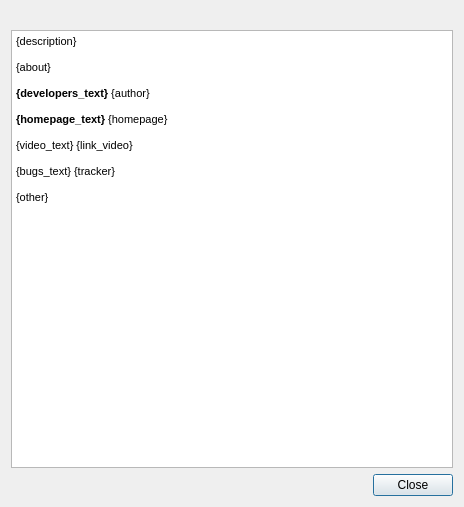
<?xml version="1.0" encoding="UTF-8"?>
<ui version="4.0">
 <class>AboutDialogBase</class>
 <widget class="QDialog" name="AboutDialogBase">
  <property name="geometry">
   <rect>
    <x>0</x>
    <y>0</y>
    <width>464</width>
    <height>507</height>
   </rect>
  </property>
  <property name="windowTitle">
   <string>About {plugin_name}</string>
  </property>
  <layout class="QGridLayout" name="gridLayout" columnstretch="0,0">
   <item row="0" column="0" colspan="2">
    <widget class="QLabel" name="pluginName">
     <property name="text">
      <string>&lt;!DOCTYPE HTML PUBLIC &quot;-//W3C//DTD HTML 4.0//EN&quot; &quot;http://www.w3.org/TR/REC-html40/strict.dtd&quot;&gt;
&lt;html&gt;&lt;head&gt;&lt;meta name=&quot;qrichtext&quot; content=&quot;1&quot; /&gt;&lt;style type=&quot;text/css&quot;&gt;
p, li { white-space: pre-wrap; }
&lt;/style&gt;&lt;/head&gt;&lt;body style=&quot; font-family:'MS Shell Dlg 2'; font-size:8pt; font-weight:400; font-style:normal;&quot;&gt;
&lt;p align=&quot;center&quot; style=&quot;-qt-paragraph-type:empty; margin-top:0px; margin-bottom:0px; margin-left:0px; margin-right:0px; -qt-block-indent:0; text-indent:0px;&quot;&gt;&lt;br /&gt;&lt;/p&gt;&lt;/body&gt;&lt;/html&gt;</string>
     </property>
     <property name="alignment">
      <set>Qt::AlignCenter</set>
     </property>
    </widget>
   </item>
   <item row="1" column="0" colspan="2">
    <widget class="QTextBrowser" name="textBrowser">
     <property name="readOnly">
      <bool>true</bool>
     </property>
     <property name="html">
      <string>&lt;!DOCTYPE HTML PUBLIC &quot;-//W3C//DTD HTML 4.0//EN&quot; &quot;http://www.w3.org/TR/REC-html40/strict.dtd&quot;&gt;
&lt;html&gt;&lt;head&gt;&lt;meta name=&quot;qrichtext&quot; content=&quot;1&quot; /&gt;&lt;style type=&quot;text/css&quot;&gt;
p, li { white-space: pre-wrap; }
&lt;/style&gt;&lt;/head&gt;&lt;body style=&quot; font-family:'MS Shell Dlg 2'; font-size:8.25pt; font-weight:400; font-style:normal;&quot;&gt;
&lt;p style=&quot; margin-top:0px; margin-bottom:0px; margin-left:0px; margin-right:0px; -qt-block-indent:0; text-indent:0px;&quot;&gt;{description}&lt;/p&gt;
&lt;p style=&quot;-qt-paragraph-type:empty; margin-top:0px; margin-bottom:0px; margin-left:0px; margin-right:0px; -qt-block-indent:0; text-indent:0px;&quot;&gt;&lt;br /&gt;&lt;/p&gt;
&lt;p style=&quot; margin-top:0px; margin-bottom:0px; margin-left:0px; margin-right:0px; -qt-block-indent:0; text-indent:0px;&quot;&gt;{about}     &lt;/p&gt;
&lt;p style=&quot; margin-top:0px; margin-bottom:0px; margin-left:0px; margin-right:0px; -qt-block-indent:0; text-indent:0px;&quot;&gt;                &lt;/p&gt;
&lt;p style=&quot; margin-top:0px; margin-bottom:0px; margin-left:0px; margin-right:0px; -qt-block-indent:0; text-indent:0px;&quot;&gt;&lt;span style=&quot; font-weight:600;&quot;&gt;{developers_text}&lt;/span&gt; {author}&lt;/p&gt;
&lt;p style=&quot;-qt-paragraph-type:empty; margin-top:0px; margin-bottom:0px; margin-left:0px; margin-right:0px; -qt-block-indent:0; text-indent:0px;&quot;&gt;&lt;br /&gt;&lt;/p&gt;
&lt;p style=&quot; margin-top:0px; margin-bottom:0px; margin-left:0px; margin-right:0px; -qt-block-indent:0; text-indent:0px;&quot;&gt;&lt;span style=&quot; font-weight:600;&quot;&gt;{homepage_text}&lt;/span&gt; {homepage}&lt;/p&gt;
&lt;p style=&quot;-qt-paragraph-type:empty; margin-top:0px; margin-bottom:0px; margin-left:0px; margin-right:0px; -qt-block-indent:0; text-indent:0px;&quot;&gt;&lt;br /&gt;&lt;/p&gt;
&lt;p style=&quot; margin-top:0px; margin-bottom:0px; margin-left:0px; margin-right:0px; -qt-block-indent:0; text-indent:0px;&quot;&gt;{video_text} {link_video}&lt;/p&gt;
&lt;p style=&quot;-qt-paragraph-type:empty; margin-top:0px; margin-bottom:0px; margin-left:0px; margin-right:0px; -qt-block-indent:0; text-indent:0px;&quot;&gt;&lt;br /&gt;&lt;/p&gt;
&lt;p style=&quot; margin-top:0px; margin-bottom:0px; margin-left:0px; margin-right:0px; -qt-block-indent:0; text-indent:0px;&quot;&gt;{bugs_text} {tracker}&lt;/p&gt;
&lt;p style=&quot;-qt-paragraph-type:empty; margin-top:0px; margin-bottom:0px; margin-left:0px; margin-right:0px; -qt-block-indent:0; text-indent:0px;&quot;&gt;&lt;br /&gt;&lt;/p&gt;
&lt;p style=&quot; margin-top:0px; margin-bottom:0px; margin-left:0px; margin-right:0px; -qt-block-indent:0; text-indent:0px;&quot;&gt;{other}                 &lt;/p&gt;&lt;/body&gt;&lt;/html&gt;</string>
     </property>
     <property name="textInteractionFlags">
      <set>Qt::LinksAccessibleByMouse|Qt::TextSelectableByMouse</set>
     </property>
    </widget>
   </item>
   <item row="2" column="0" colspan="2">
    <widget class="QDialogButtonBox" name="buttonBox">
     <property name="orientation">
      <enum>Qt::Horizontal</enum>
     </property>
     <property name="standardButtons">
      <set>QDialogButtonBox::Close</set>
     </property>
    </widget>
   </item>
  </layout>
 </widget>
 <resources/>
 <connections>
  <connection>
   <sender>buttonBox</sender>
   <signal>rejected()</signal>
   <receiver>AboutDialogBase</receiver>
   <slot>reject()</slot>
   <hints>
    <hint type="sourcelabel">
     <x>316</x>
     <y>260</y>
    </hint>
    <hint type="destinationlabel">
     <x>286</x>
     <y>274</y>
    </hint>
   </hints>
  </connection>
  <connection>
   <sender>buttonBox</sender>
   <signal>accepted()</signal>
   <receiver>AboutDialogBase</receiver>
   <slot>accept()</slot>
   <hints>
    <hint type="sourcelabel">
     <x>248</x>
     <y>254</y>
    </hint>
    <hint type="destinationlabel">
     <x>157</x>
     <y>274</y>
    </hint>
   </hints>
  </connection>
 </connections>
</ui>
